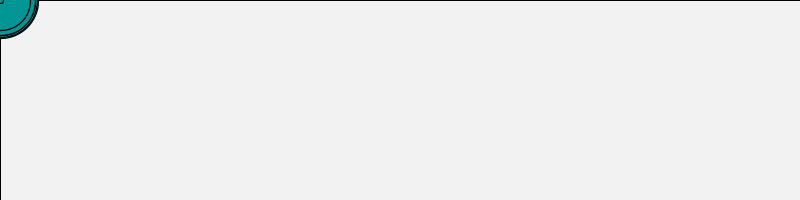
Frame 1 (no input)
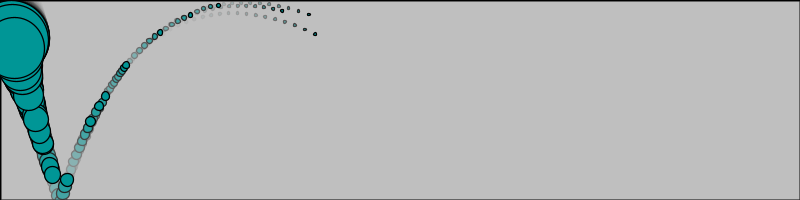
Frame 60 (the mouse pressed at the canvas centre just before this capture)
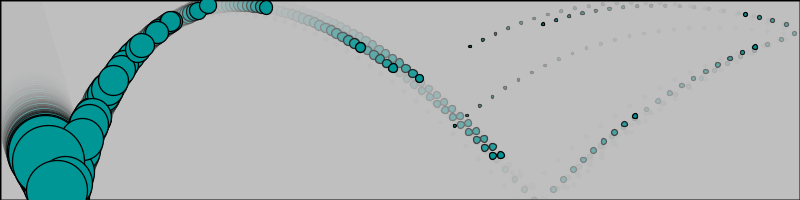
Frame 120 (the mouse held since frame 60 and released just before this capture)

The Processing sketch that drew these frames (run headless with seeded random() and noise(); from frame 60 on, the mouse is pressed at the canvas centre):

// Processing sketch: processing_91207
// ── processing_91207.pde

Mover [] movers = new Mover[50];

void setup() {
  size(800, 200);
  smooth();
  background(255);

  for (int i = 0; i < movers.length; i++) {
    movers[i]=new Mover(random(0.1, 5), 0, 0);
  }
}

void draw() {
  fill(190, 50);
  rect(0, 0, width, height);

  PVector wind = new PVector(0.03, 0);
  PVector gravity = new PVector(0, 0.1);

  for (int i = 0; i < movers.length; i++) {
    movers[i].applyForce(wind);
    movers[i].applyForce(gravity);

    movers[i].update();
    movers[i].display();
    movers[i].checkEdges();
  }
}


class Mover {

  PVector location;
  PVector velocity;
  PVector acceleration;
  float mass;

  Mover(float m, float x, float y) {
    mass = m;
    location = new PVector(x, y);
    velocity = new PVector(0, 0);
    acceleration = new PVector(0, 0);
  }

  void applyForce(PVector force) {
    PVector f = PVector.div(force, mass);

    acceleration.add(f);
  }

  void update() {
    velocity.add(acceleration);
    location.add(velocity);
    acceleration.mult(0);
  }

  void display() {
    stroke(0);
    strokeWeight(2);
    fill(0, 150, 150);
    strokeWeight(1.3);
    ellipse(location.x, location.y, mass*16, mass*16);
  }

  void checkEdges() {

    if (location.x > width) {
      location.x = width;
      velocity.x *= -1;
    } 
    else if (location.x < 0) {
      velocity.x *= -1;
      location.x = 0;
    }

    if (location.y > height) {
      velocity.y *= -1;
      location.y = height;
    }
  }
}
